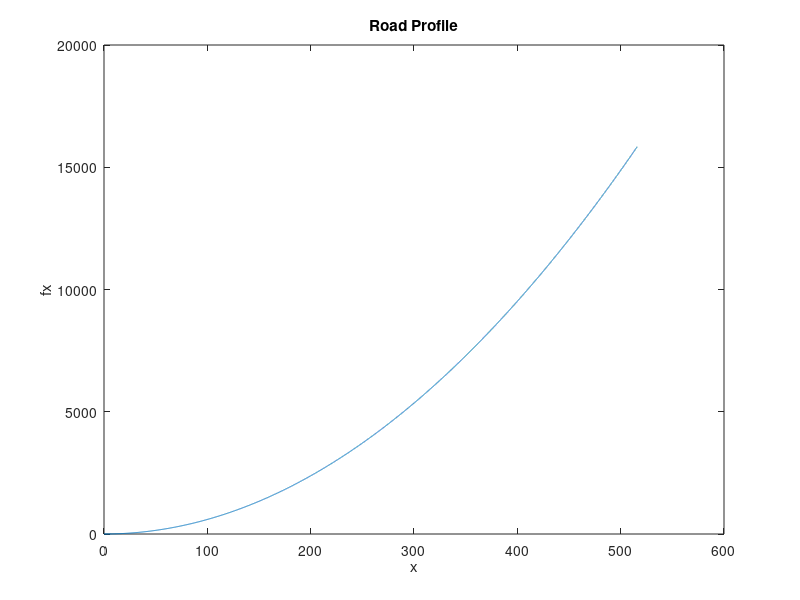

This chart was generated by the following MATLAB code: (Note: this script raises an error after producing the figure.)
%Tyler Matthews 
%HW2 HEV-P1

close all; %close figures
clc; %clear console

%initial conditions
mile = 5280;
x = 0:1:mile*3;
fx = zeros(1, length(x));

%i
%calculate
for N=1 : length(x)
    fx(N) = 4.1 * (x(N)^0.5);
end

%plot
figure;
plot(fx, x);
title('Road Profile');
xlabel('x');
ylabel('fx');

%ii
dfx = (4.1/2) * ((x(2*mile))^-0.5); %take derivative fx/dx
beta = atan(dfx) %beta equals arctangent of dfx


%iii
percent_grade = tan(beta)*100

%vi
syms x
T = abs(sqrt(1 + (2.05/sqrt(x))^2)); %absolute value of (1 + dfx^2)^0.5
M = int(T,[0 3*mile]); % integral of above function from 0 to 15840
Tx = double(M(1)) %Tangential Road Length